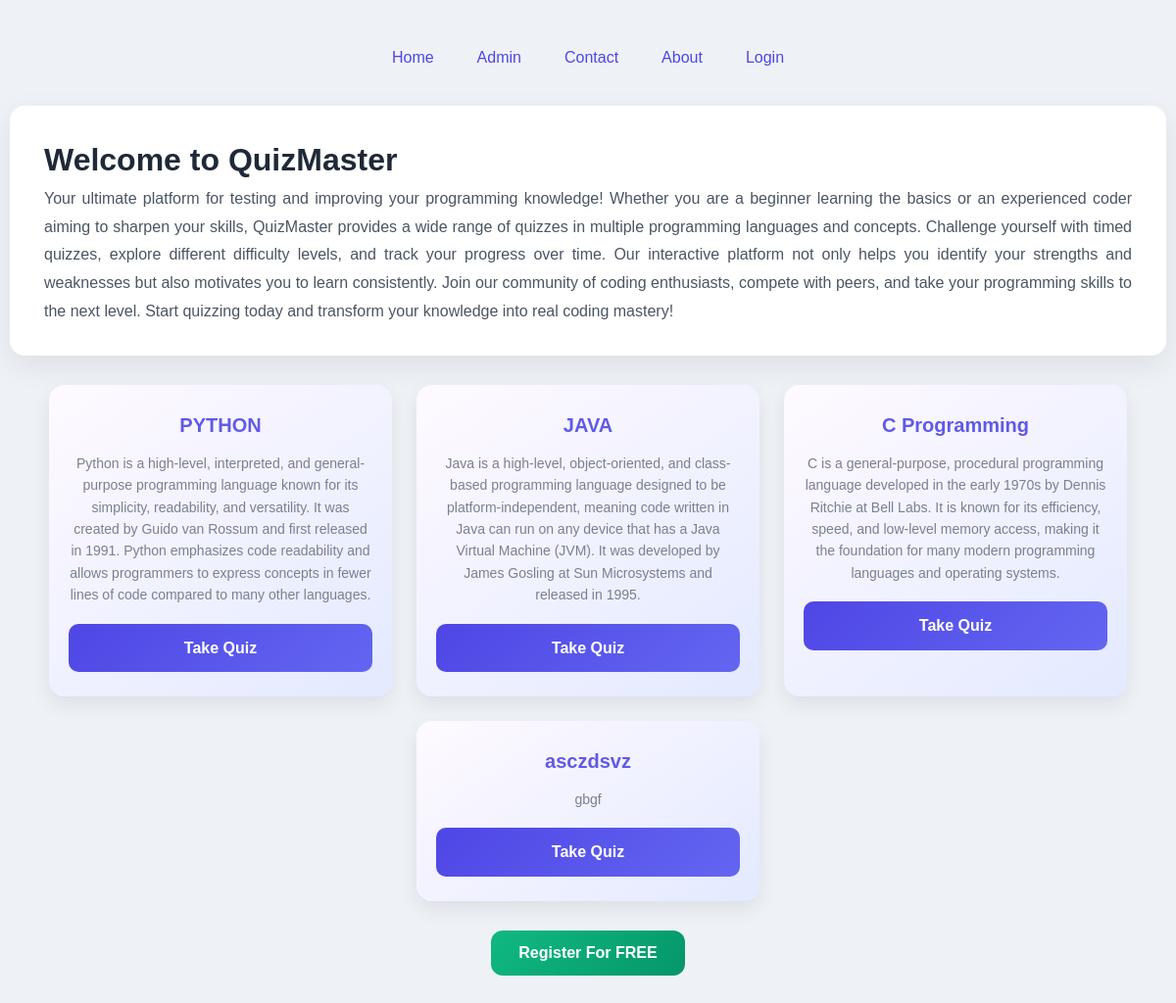
Before: / with the older database file.
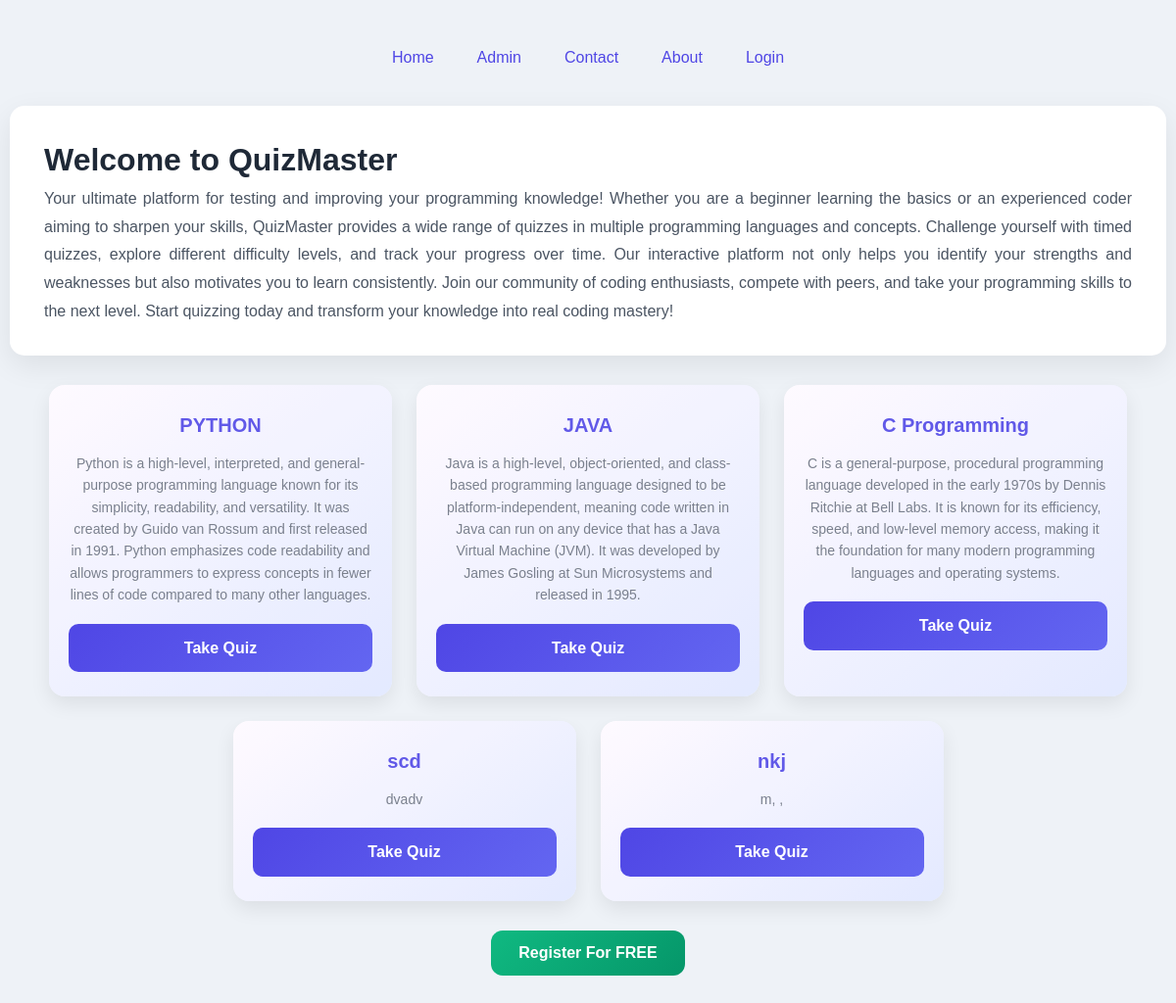
After: the same page with the newer database file.
### App/models.py (models this page shows, shortened)
class AddCategory(models.Model):
    CategoryName = models.CharField(max_length=100,unique=True,default='python')
    CategoryDescription = models.TextField(default="This is a computer programming language")

### App/views.py (the view)
# urls.py: path('',views.Home2,name='Home2'),
def Home2(request):
    CatDEs = AddCategory.objects.all()
    return render(request,'Home2.html',{
        'CatDes' : CatDEs
    })

### App/templates/Home2.html (shortened to what this page needs)
{% load static %}
<!DOCTYPE html>
<html lang="en">
<head>
    <link rel="stylesheet" href="{% static 'css/home3.css' %}">
</head>
<body>
    <nav>
        <a href="{% url 'Home2' %}">Home</a>
        <a href="{% url 'Admin' %}">Admin</a>
        <a href="{% url 'Contact' %}">Contact</a>
        <a href="{% url 'About' %}">About</a>
        <a href="{% url 'UserLogin' %}">Login</a>
    </nav>
    <div id="IntroBox">
        <h1>Welcome to QuizMaster </h1>
        <p>
            Your ultimate platform for testing and improving your programming knowledge!
            Whether you are a beginner learning the basics or an experienced coder aiming to sharpen your skills,
            QuizMaster provides a wide range of quizzes in multiple programming languages and concepts.
            Challenge yourself with timed quizzes,
            explore different difficulty levels, and track your progress over time.
            Our interactive platform not only helps you identify your strengths and weaknesses but also motivates you to
            learn consistently.
            Join our community of coding enthusiasts, compete with peers, and take your programming skills to the next
            level.
            Start quizzing today and transform your knowledge into real coding mastery!
        </p>
    </div>
    <div id="cat">
        {% for i in CatDes %}
        <div class="category-card">
            <h2>{{ i.CategoryName }}</h2>
            <p>{{ i.CategoryDescription }}</p>
            <a href="{% url 'UserLogin' %}">Take Quiz</a>
        </div>
        {% endfor %}
    </div>
    <center><a href="{% url 'UserReg' %}"><button>Register For FREE</button></a></center>
</body>
</html>

Changed rows visible on the page:
removed AddCategory: CategoryName "asczdsvz", CategoryDescription "gbgf"
added AddCategory: CategoryName "scd", CategoryDescription "dvadv"
added AddCategory: CategoryName "nkj", CategoryDescription "m, ,"
